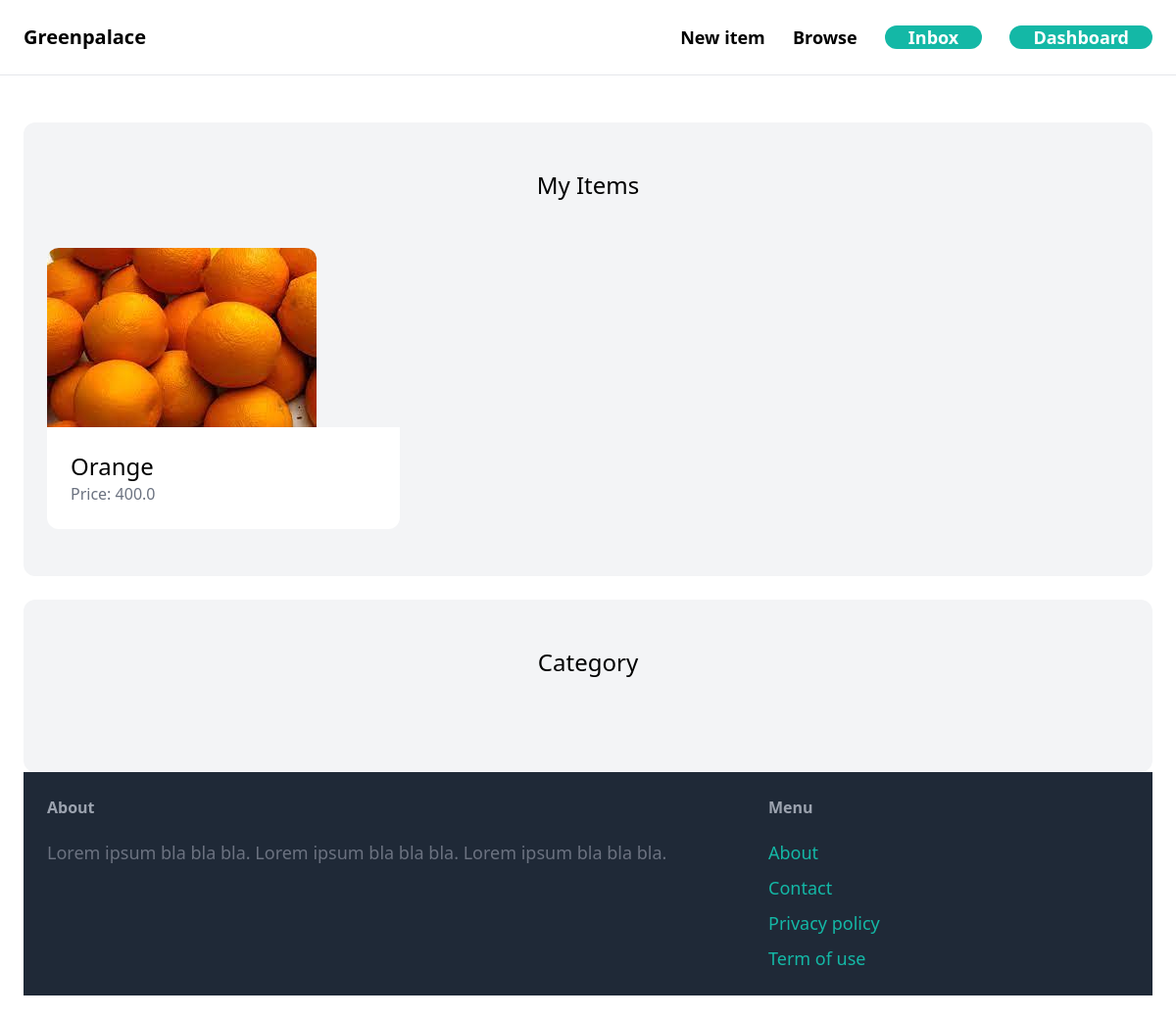
/dashboard/ (signed in), run on the app's committed database.
### item/models.py (models this page shows, shortened)
class Item(models.Model):
    category = models.ForeignKey(Category, related_name='items', on_delete=models.CASCADE)
    name = models.CharField(max_length=255)
    description = models.TextField(blank=True, null=True)
    price = models.FloatField()
    image = models.ImageField(upload_to='item_images', blank=True, null=True)
    is_sold = models.BooleanField(default=False)
    created_by = models.ForeignKey(User, related_name='items', on_delete=models.CASCADE)
    created_at = models.DateTimeField(auto_now_add=True)

### dashboard/views.py (the view)
# urls.py: path('', views.inbox, name='index'),
@login_required
def index (request):
    items = Item.objects.filter(created_by=request.user)
    return render(request, 'dashboard/index.html', {
    'items':items
    })

### dashboard/templates/dashboard/index.html (shortened to what this page needs)
{% extends 'greenpalace/base.html' %}
{%block content%}
<div class='mt-6 px-6 py-12 bg-gray-100 rounded-xl'>
    <h2 class='mb-12 text-2xl text-center'>My Items</h2>
    <div class='grid grid-cols-3 gap-3'>
    {% for item in items %}
    <div>
        <a href="{% url 'item:detail' item.id %}">
            <div>
                <img src='{{item.image.url}}' class='rounded-t-xl'>
            </div>
            <div class='p-6 bg-white rounded-b-xl'>
                <h2 class='text-2xl'>{{item.name}}</h2>
                <p class='text-gray-500'>Price: {{item.price}}</p>
            </div>
        </a>
    </div>
    {% endfor%}
    </div>
</div>
    <div class='mt-6 px-6 py-12 bg-gray-100 rounded-xl'>
        <h2 class='mb-12 text-2xl text-center'>Category</h2>
{% endblock %}

### data on the page
Item: image (picture), name "Orange", price "400.0"
